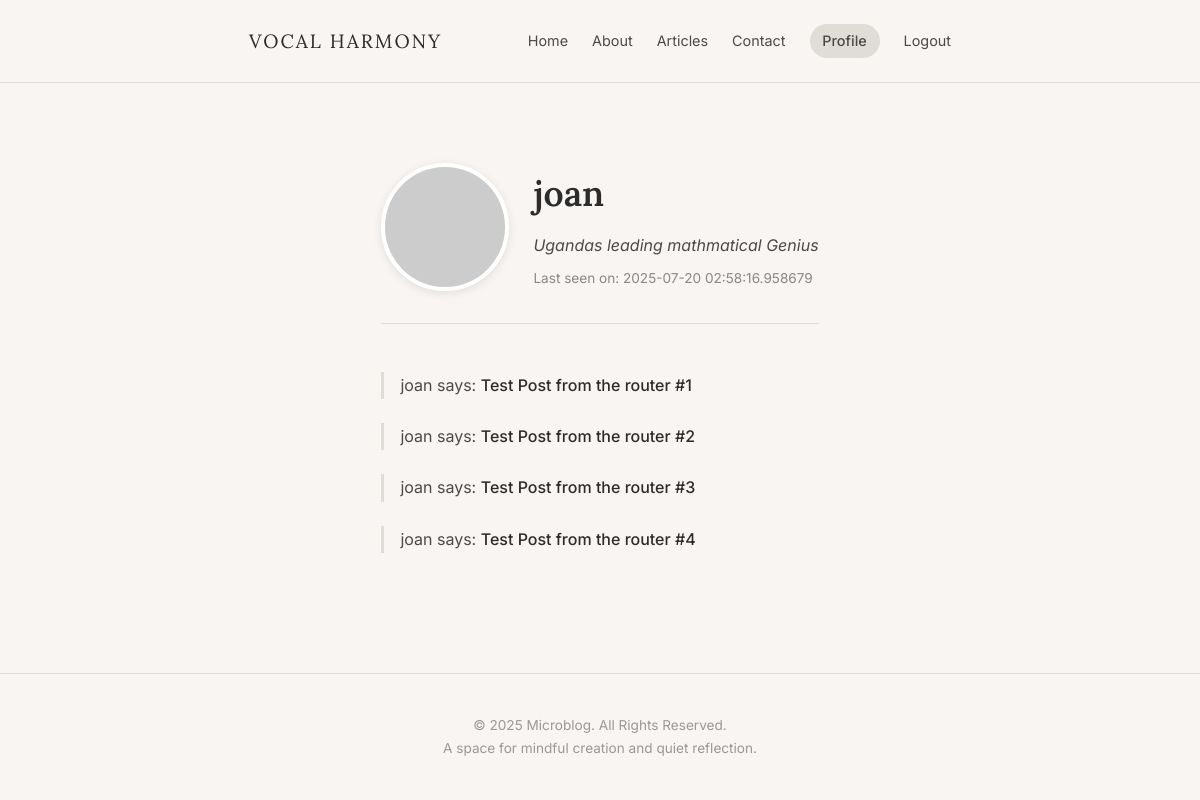
Page /user/nimaro (signed in) on the committed database.
### app/models.py (models this page shows, shortened)
class User(UserMixin, db.Model):
    id: so.Mapped[int] = so.mapped_column(primary_key=True)
    username: so.Mapped[str] = so.mapped_column(sa.String(64), index=True, unique=True)
    email: so.Mapped[str] = so.mapped_column(sa.String(64), index=True, unique=True)
    password_hash: so.Mapped[Optional[str]] = so.mapped_column(sa.String(256))
    posts: so.WriteOnlyMapped['Post'] = so.relationship(back_populates='author')
    about_me: so.Mapped[Optional[str]] = so.mapped_column(sa.String(200))
    last_seen: so.Mapped[Optional[datetime]] = so.mapped_column(default=lambda: datetime.now(timezone.utc))
    def avatar(self, size):
        digest = md5(self.email.lower().encode('utf-8')).hexdigest()
        return f'https://www.gravatar.com/avatar/{digest}?d=identicon&s={size}'

### app/routes.py (the view)
@app.route('/user/<username>')
@login_required
def user(username):
    user = db.first_or_404(sa.select(User).where(username == username))
    posts = [
        {'author': user, 'body': 'Test Post from the router #1'},
        {'author': user, 'body': 'Test Post from the router #2'},
        {'author': user, 'body': 'Test Post from the router #3'},
        {'author': user, 'body': 'Test Post from the router #4'},
    ]
    return render_template('user.html', user=user, posts=posts)

### app/models.py (called while the page is built)
@login.user_loader
def load_user(id):
    return db.session.get(User, int(id))

### app/routes.py (called while the page is built)
@app.before_request
def before_request():
    if current_user.is_authenticated:
        current_user.last_seen = datetime.now(timezone.utc)
        db.session.commit()

### app/templates/user.html (shortened to what this page needs)
{% extends "base.html" %}
{% block content %}
<div class="content-wrapper">
    <header class="user-profile-header">
        <img src="{{ user.avatar(128) }}" alt="{{ user.username }}" class="avatar">
        <div class="user-info">
            <h1>{{ user.username }}</h1>
            {% if user.about_me %}<p class="user-bio">{{ user.about_me }}</p>{% endif %}
            {% if user.last_seen %}<p class="user-last-seen">Last seen on: {{ user.last_seen }}</p>{% endif %}
        </div>
    </header>
    <div class="user-posts-list">
        {% for post in posts %}
        <div class="user-post">
            <p>
                {{ post.author.username }} says: <b>{{ post.body }}</b>
            </p>
        </div>
        {% else %}
        <p>{{ user.username }} has not posted anything yet.</p>
        {% endfor %}
    </div>
</div>
{% endblock %}

### app/static/style.css (style rules this page uses)
:root { --bg-color: #F8F5F2; --text-color: #4a4a4a; --heading-color: #2c2c2c; --accent-color: #D4BFAA; --accent-color-dark: #c8b09b; --border-color: #e0dcd7; --white-color: #ffffff; --error-color: #c53030; --font-serif: 'Lora', serif; --font-sans: 'Inter', sans-serif; }
* { box-sizing: border-box; margin: 0; padding: 0; }
body { font-family: var(--font-sans); background-color: var(--bg-color); color: var(--text-color); line-height: 1.7; -webkit-font-smoothing: antialiased; display: flex; flex-direction: column; min-height: 100vh; }
.content-wrapper { max-width: 680px; margin-left: auto; margin-right: auto; }
.user-profile-header { display: flex; align-items: center; gap: 1.5rem; margin-top: 2rem; margin-bottom: 3rem; padding-bottom: 2rem; border-bottom: 1px solid var(--border-color); }
.user-profile-header .avatar { width: 128px; height: 128px; border-radius: 50%; object-fit: cover; border: 4px solid var(--white-color); box-shadow: 0 2px 10px rgba(0,0,0,0.1); }
.user-profile-header .user-info { display: flex; flex-direction: column; }
.user-profile-header h1 { font-family: var(--font-serif); font-size: 2.2rem; color: var(--heading-color); font-weight: 600; margin: 0; }
.user-profile-header .user-bio { font-size: 1rem; color: var(--text-color); margin-top: 0.5rem; font-style: italic; }
.user-profile-header .user-last-seen { font-size: 0.85rem; color: #888; margin-top: 0.5rem; }
.user-post { margin-bottom: 1.5rem; padding-left: 1rem; border-left: 3px solid var(--border-color); }
.user-post p { margin: 0; }
.user-post b { color: var(--heading-color); font-weight: 500; }

### rows in the picture
User: username "joan", about_me "Ugandas leading mathmatical Genius", last_seen "2025-07-20 02:58:16.958679", author.username "joan" "joan" "joan" "joan"

### other values in the picture
{{ post.body }} "Test Post from the router #1" "Test Post from the router #2" "Test Post from the router #3" "Test Post from the router #4"
